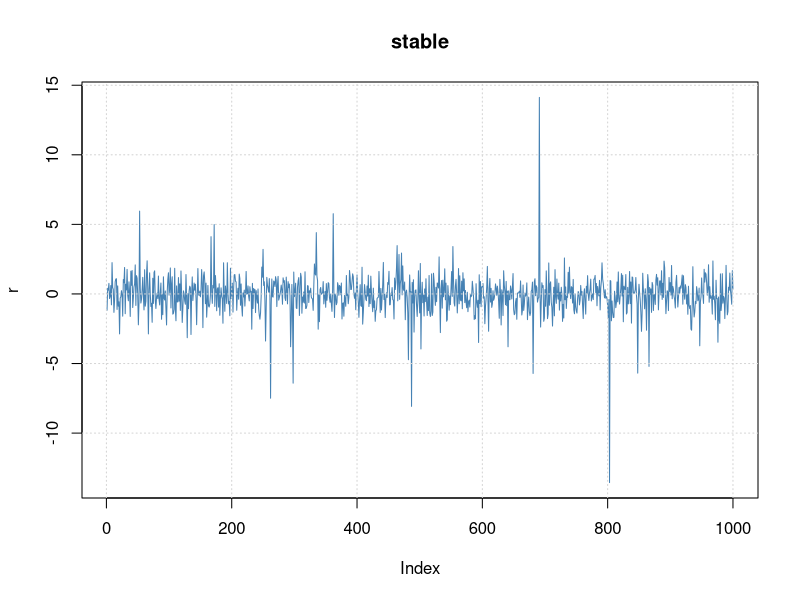
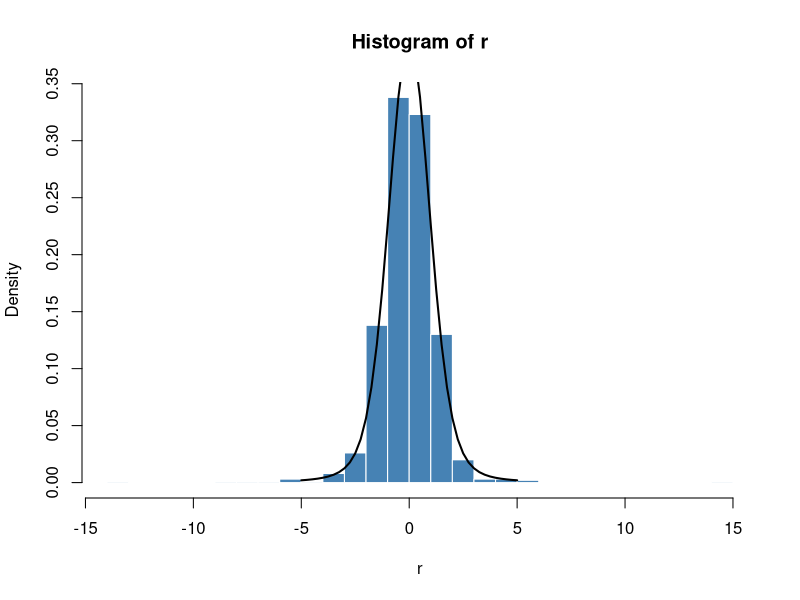
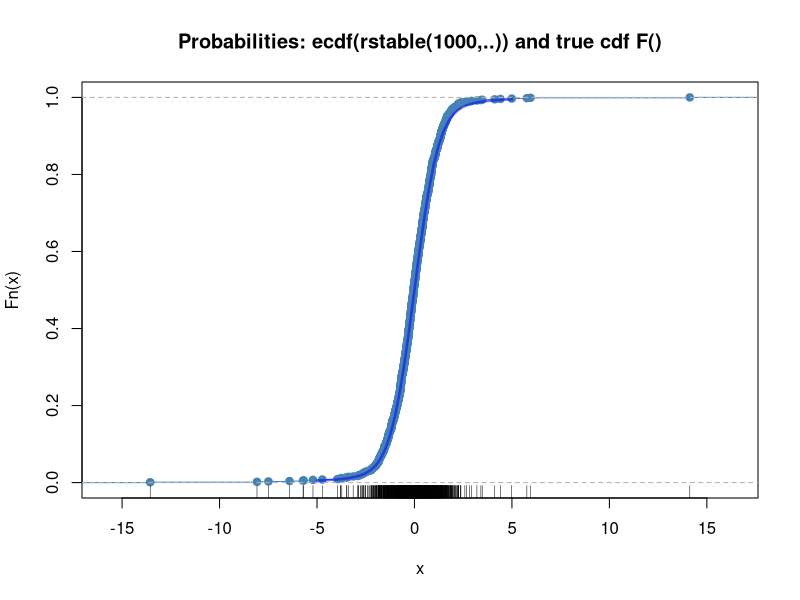
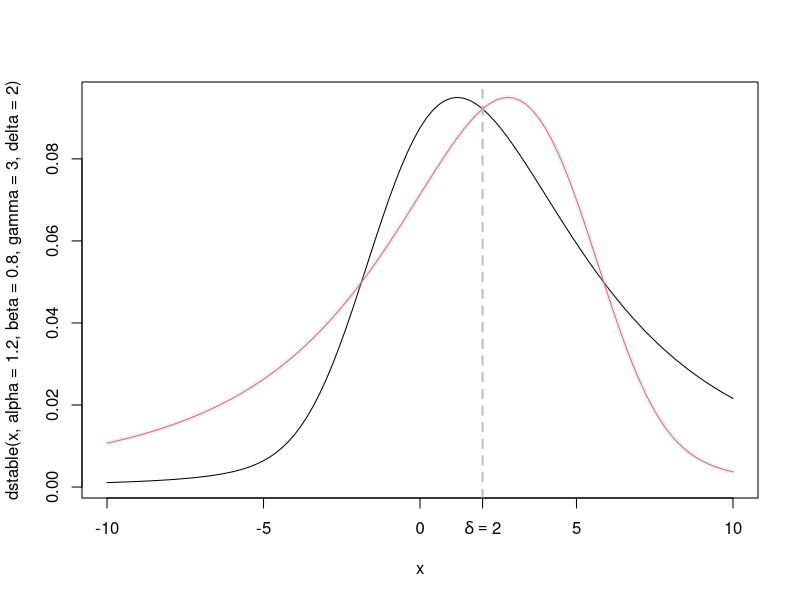

These figures' R source, in order:
###############################################################################
#Library
################################################################################

library(stabledist)



################################################################################
#Generar muestra
###############################################################################

#------------------------------------------------------------------------------
#Cargar parametros

n=1000
alpha=1.72
beta=0
gamma=1
delta=0
pm=2

r=rstable(n = n, alpha = alpha, beta = beta, gamma =  gamma, delta = delta ,pm=pm)

#--------------------------------------------------------------------------------
#Graficar y calculos basicos
#------------------------------------------------------------------------------

plot(r, type = "l", main = "stable",
     col = "steelblue")
grid()

#-------------------------------------------------------------------------------
#Plot empirical density and compare with true density:
hist(r, n = 25, probability = TRUE, border = "white",
     col = "steelblue")

x=seq(-5, 5, 0.25)
lines(x, dstable(x, alpha = alpha, beta =  beta,  gamma =  gamma, delta = delta ,pm=pm,
                 tol= 1e-3), lwd = 2)

## Plot df and compare with true df:
plot(ecdf(r), do.points=TRUE, col = "steelblue",
     main = "Probabilities: ecdf(rstable(1000,..)) and true cdf F()")
rug(r)
lines(x, pstable(q = x,alpha = alpha, beta =  beta,  gamma =  gamma, delta = delta ,pm=pm),
      col="#0000FF88", lwd= 2.5)


## Compute quantiles:
qstable(0.025, alpha = alpha, beta =  beta,  gamma =  gamma, delta = delta ,pm=pm)
quantile(r,0.025)


#----------------------------------------------------------------------------
#Comparar dos distribución
#------------------------------------------------------------------------------

## Switching sign(beta) <==> Mirror the distribution around x == delta:
curve(dstable(x, alpha=1.2, beta = .8, gamma = 3, delta = 2), -10, 10)
curve(dstable(x, alpha=1.2, beta = -.8, gamma = 3, delta = 2),
      add=TRUE, col=2)


## or the same
curve(dstable(2*2-x, alpha=1.2, beta = +.8, gamma = 3, delta = 2),
      add=TRUE, col=adjustcolor("gray",0.2), lwd=5)
abline(v = 2, col = "gray", lty=2, lwd=2)
axis(1, at = 2, label = expression(delta == 2))
